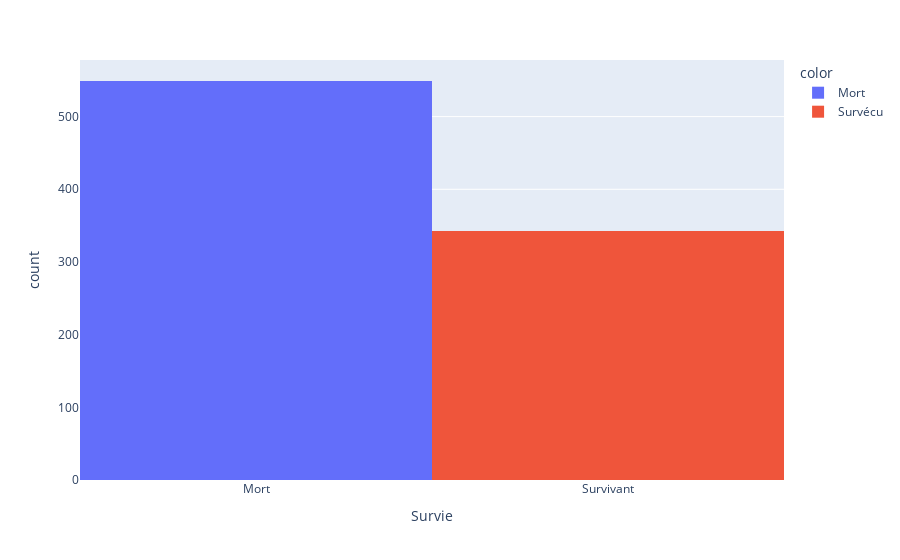

Notebook code cell kept with this figure:
### Markdown cell above
I - Répartition des survivants

### Code cell
fig = px.histogram(df, x='Survived',
                   color=df['Survived'].map({0: 'Mort', 1: 'Survécu'}),
                   labels={'Survived': 'Survie'},
                   category_orders={'Survived': [0,1]},
                   
                   )
fig.update_layout(xaxis_tickvals=[0, 1], xaxis_ticktext=['Mort', 'Survivant'])
fig.show()

### Figure 1 — Plotly figure (JSON) as saved in the notebook; plotly's stock layout.template omitted (floating-point values rounded to 4 significant figures; data arrays with more than 128 entries replaced by an {"elided": "..."} marker saying what was removed)
{"data": [{"bingroup": "x", "hovertemplate": "color=Mort<br>Survie=%{x}<br>count=%{y}<extra></extra>", "legendgroup": "Mort", "marker": {"color": "#636efa", "pattern": {"shape": ""}}, "name": "Mort", "orientation": "v", "showlegend": true, "type": "histogram", "x": {"elided": "549 int values"}, "xaxis": "x", "yaxis": "y"}, {"bingroup": "x", "hovertemplate": "color=Survécu<br>Survie=%{x}<br>count=%{y}<extra></extra>", "legendgroup": "Survécu", "marker": {"color": "#EF553B", "pattern": {"shape": ""}}, "name": "Survécu", "orientation": "v", "showlegend": true, "type": "histogram", "x": {"elided": "342 int values"}, "xaxis": "x", "yaxis": "y"}], "layout": {"barmode": "relative", "legend": {"title": {"text": "color"}, "tracegroupgap": 0}, "margin": {"t": 60}, "xaxis": {"anchor": "y", "categoryarray": [0, 1], "categoryorder": "array", "domain": [0, 1], "ticktext": ["Mort", "Survivant"], "tickvals": [0, 1], "title": {"text": "Survie"}}, "yaxis": {"anchor": "x", "domain": [0, 1], "title": {"text": "count"}}}}
